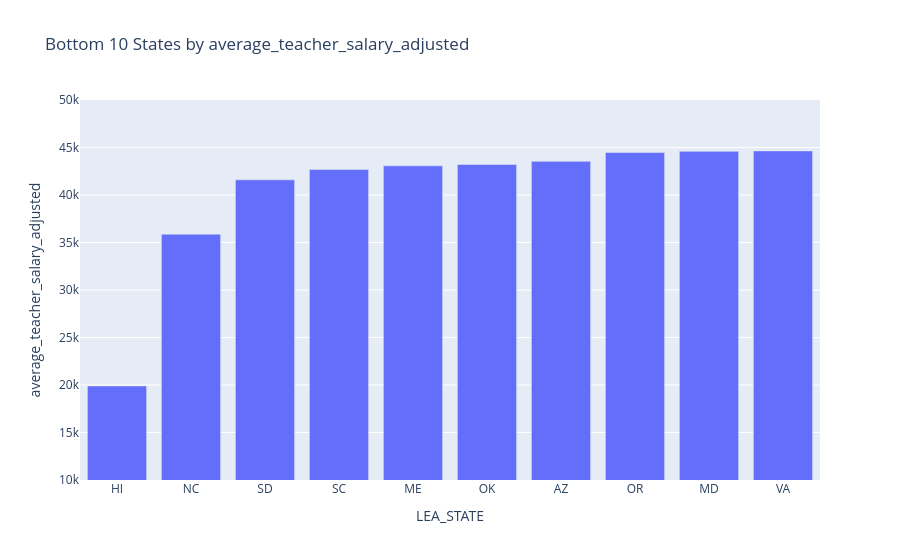

Notebook cell for this chart:
### Code cell
n = 10

# Plot Bottom N States by Average Teacher Salary
plot_feature_by_state('average_teacher_salary_adjusted', n, 10_000, 50_000, False)

### Figure 1 — Plotly figure (JSON) as saved in the notebook; plotly's stock layout.template omitted (floating-point values rounded to 4 significant figures)
{"data": [{"alignmentgroup": "True", "hovertemplate": "LEA_STATE=%{x}<br>average_teacher_salary_adjusted=%{y}<extra></extra>", "legendgroup": "", "marker": {"color": "#636efa", "pattern": {"shape": ""}}, "name": "", "offsetgroup": "", "orientation": "v", "showlegend": false, "textposition": "auto", "type": "bar", "x": ["HI", "NC", "SD", "SC", "ME", "OK", "AZ", "OR", "MD", "VA"], "xaxis": "x", "y": [19900.0, 35880.0, 41600.0, 42690.0, 43070.0, 43210.0, 43540.0, 44470.0, 44600.0, 44640.0], "yaxis": "y"}], "layout": {"barmode": "relative", "legend": {"tracegroupgap": 0}, "title": {"text": "Bottom 10 States by average_teacher_salary_adjusted"}, "xaxis": {"anchor": "y", "domain": [0, 1], "title": {"text": "LEA_STATE"}}, "yaxis": {"anchor": "x", "domain": [0, 1], "range": [10000, 50000], "title": {"text": "average_teacher_salary_adjusted"}}}}
